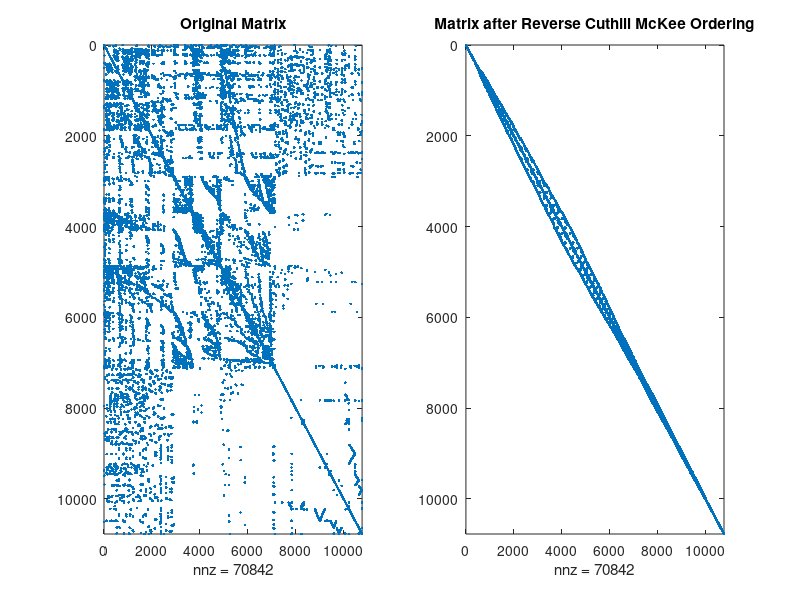
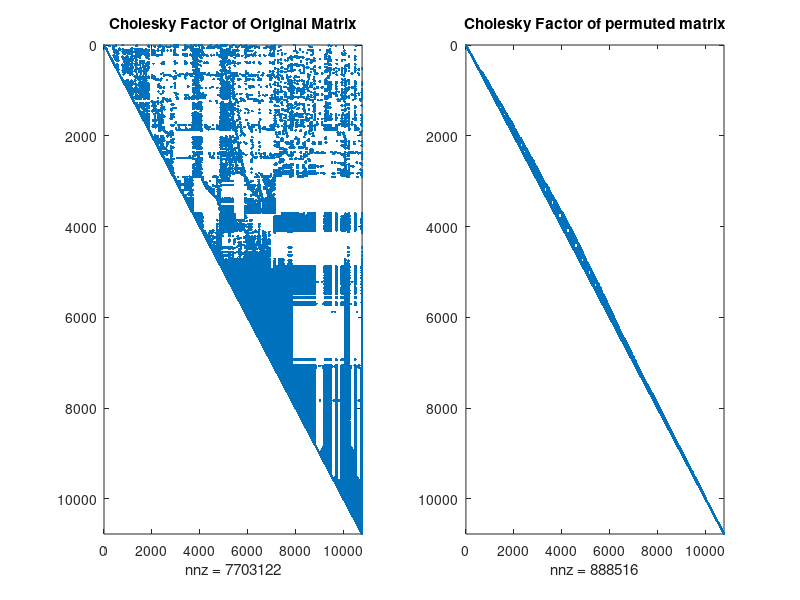

The MATLAB script that drew these images, in order:
load('A_SymPosDef.mat');

p = symrcm(A_SymPosDef);
A_permuted = A_SymPosDef(p, p);

figure;
subplot(1, 2, 1);
spy(A_SymPosDef);
title('Original Matrix');

subplot(1, 2, 2);
spy(A_permuted);
title('Matrix after Reverse Cuthill McKee Ordering');

L = chol(A_SymPosDef);
L_permuted = chol(A_permuted);

figure;
subplot(1, 2, 1);
spy(L);
title('Cholesky Factor of Original Matrix');

subplot(1, 2, 2);
spy(L_permuted);
title('Cholesky Factor of permuted matrix');

nnz_original = nnz(L);
nnz_permuted = nnz(L_permuted);

fprintf('Number of non-zeros in the Cholesky Factor of the Original Matrix: %d\n', nnz_original);
fprintf('Number of non-zeros in the Cholesky Factor of the Permuted Matrix: %d\n', nnz_permuted);
